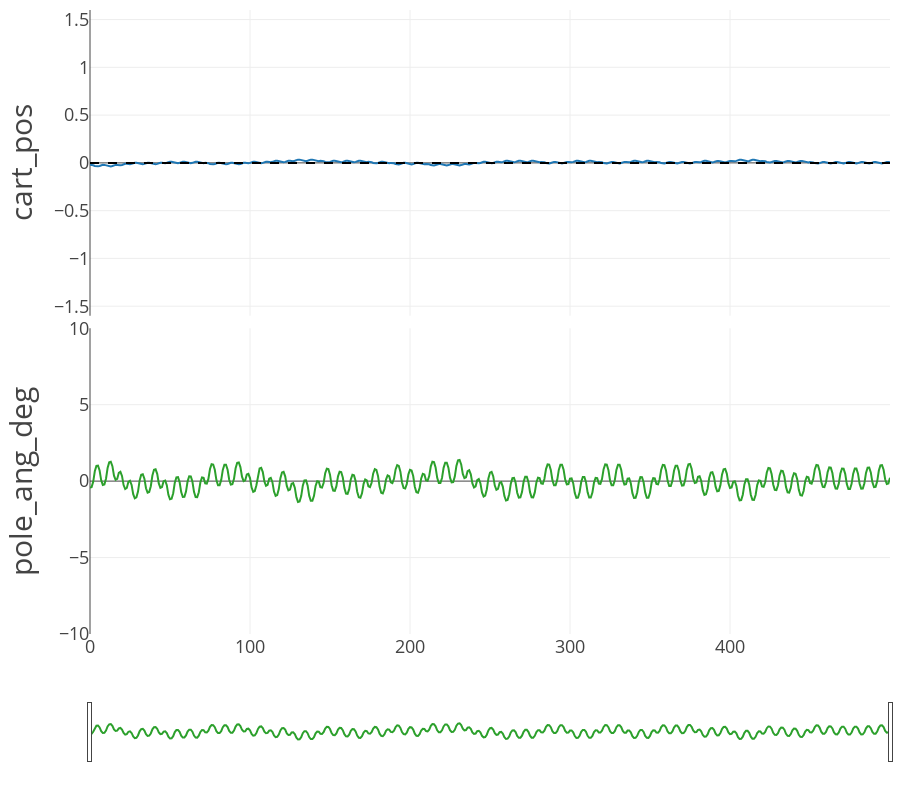

Notebook code for this chart:
### Code cell
EP = 0

fig = cprender.lineplot(df, ep=EP, incl_velo=False)
fig.show()

### Figure 1 — Plotly figure (JSON) as saved in the notebook; plotly's stock layout.template omitted (floating-point values rounded to 4 significant figures; data arrays with more than 128 entries replaced by an {"elided": "..."} marker saying what was removed)
{"data": [{"mode": "lines", "name": "cart_pos", "showlegend": false, "type": "scatter", "x": {"elided": "501 int values"}, "xaxis": "x", "y": {"elided": "501 float values"}, "yaxis": "y"}, {"line": {"color": "black", "dash": "dash"}, "mode": "lines", "name": "cart_pos_setpoint", "showlegend": false, "type": "scatter", "x": {"elided": "501 int values"}, "xaxis": "x", "y": {"elided": "501 int values"}, "yaxis": "y"}, {"mode": "lines", "name": "pole_ang_deg", "showlegend": false, "type": "scatter", "x": {"elided": "501 int values"}, "xaxis": "x2", "y": {"elided": "501 float values"}, "yaxis": "y2"}], "layout": {"height": 800, "hovermode": "x unified", "legend": {"orientation": "h", "x": 0.5, "xanchor": "center", "y": -0.02, "yanchor": "top"}, "margin": {"b": 10, "l": 90, "r": 10, "t": 10}, "xaxis": {"anchor": "y", "domain": [0, 1], "matches": "x2", "range": [0, 500], "showticklabels": false, "tickfont": {"size": 18}}, "xaxis2": {"anchor": "y2", "domain": [0, 1], "range": [0, 500], "rangeslider": {"visible": true}, "tickfont": {"size": 18}}, "yaxis": {"anchor": "x", "domain": [0.51, 1], "range": [-1.6, 1.6], "tickfont": {"size": 18}, "title": {"font": {"size": 30}, "text": "cart_pos"}}, "yaxis2": {"anchor": "x2", "domain": [0, 0.49], "range": [-10.0, 10.0], "tickfont": {"size": 18}, "title": {"font": {"size": 30}, "text": "pole_ang_deg"}}}}
